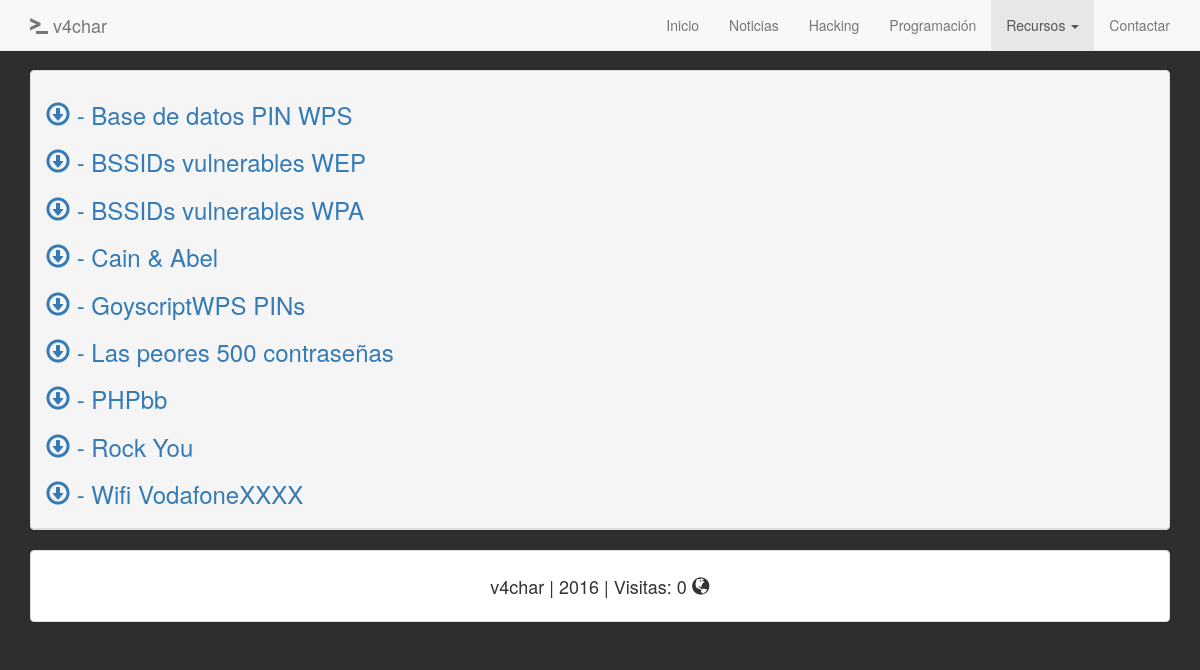
The app's page /diccionarios.php with its own data.
### tables this page shows
CREATE TABLE IF NOT EXISTS `dic` (
`id` int(25) NOT NULL,
  `title` varchar(255) NOT NULL,
  `archivo` varchar(255) NOT NULL
);

### diccionarios.php (called while the page is built, shortened)
<?php
imprimir_head(" - Diccionarios");
imprimir_menu("recursos");
imprimir_diccionarios();
imprimir_footer();
?>

### inc/config.php (called while the page is built, shortened)
<?php
$url = "http://".$_SERVER["SERVER_NAME"]."";
$url = htmlspecialchars($url);
?>

### inc/recursos.php (the view, shortened to what this page needs)
<?php
function imprimir_diccionarios()
{
	global $mysqli;
	$query = "SELECT * FROM dic ORDER BY title";
	$resultado = $mysqli->query($query);
	print "<div class=\"container\">";
	print "<div class=\"panel panel-default\">";
	print "<div class=\"panel-heading\">";
	while ($fila = mysqli_fetch_array($resultado))
	{
		echo "<a target=\"_blank\" href=\"".htmlspecialchars($fila["archivo"])."\"><h3><span class=\"glyphicon glyphicon-download\"></span> - ".htmlspecialchars($fila["title"])."</h3></a>";
	}
	print "</div></div></div>";
}
?>

### inc/head.php (shortened to what this page needs)
<?php
function imprimir_head($titulo)
{
	global $url;
	print "<!DOCTYPE html>";
	print "<html lang=\"es\">";
	print "<head>";
	print "<link href=\"$url/css/bootstrap.min.css\" rel=\"stylesheet\">";
	print "<link href=\"$url/css/navbar-fixed-top.css\" rel=\"stylesheet\">";
	print "</head>";
	print "<body>";
}
?>

### inc/menu.php (shortened to what this page needs)
<?php
function imprimir_menu($selcionado)
{
if ($selcionado == "inicio")
{
	$inicio = "class=\"active\"";
	$noticias = "";
	$hacking = "";
	$recursos = "";
	$contactar = "";
	$programar = "";
} else if ($selcionado == "recursos")
{
	$inicio = "";
	$noticias = "";
	$hacking = "";
	$recursos = "class=\"active\"";
	$contactar = "";
	$programar = "";
} else if ($selcionado == "contactar")
{
	$inicio = "";
	$noticias = "";
	$hacking = "";
	$recursos = "";
	$contactar = "class=\"active\"";
	$programar = "";
} else if ($selcionado == "programar")
{
	$inicio = "";
	$noticias = "";
	$hacking = "";
	$recursos = "";
	$contactar = "";
	$programar = "class=\"active\"";
}
global $url;
print "<nav class=\"navbar navbar-default navbar-fixed-top\">";
print "<div class=\"container\">";
print "<div class=\"navbar-header\">";
print "<a class=\"navbar-brand\" href=\"$url\"><span class=\"glyphicon glyphicon-console\"></span> v4char</a>";
print "</div>";
print "<div id=\"navbar\" class=\"navbar-collapse collapse\">";
print "<ul class=\"nav navbar-nav navbar-right\">";
print "<li $inicio><a href=\"$url\">Inicio</a></li>";
print "<li $noticias><a href=\"$url/noticias\">Noticias</a></li>";
print "<li $hacking><a href=\"$url/hacking\">Hacking</a></li>";
print "<li $programar><a href=\"$url/programar\">Programación</a></li>";
print "<li $recursos class=\"dropdown\">";
print "<a href=\"#\" class=\"dropdown-toggle\" data-toggle=\"dropdown\" role=\"button\" aria-haspopup=\"true\" aria-expanded=\"false\">Recursos <span class=\"caret\"></span></a>";
print "</li>";
print "<li $contactar><a href=\"$url/contactar\">Contactar</a></li>";
print "</ul>";
print "</div>";
print "</nav>";
}
?>

### inc/footer.php (shortened to what this page needs)
<?php
function imprimir_footer()
{
	global $mysqli;
	$query = "SELECT * FROM log GROUP BY ip HAVING COUNT(ip)>1";
	$resultado = $mysqli->query($query);
	$n_visitas = $resultado->num_rows;
	print "<div class=\"container\">";
	print "<div class=\"panel panel-default\">";
  	print "<div class=\"panel-body\">";
	print "<div style=\"text-align: center;\"><h4>v4char | 2016 | Visitas: $n_visitas <span class=\"glyphicon glyphicon-globe\"></span></h4></div>";
	print "</div>";
	print "</div>";
	print "</div>";
	print "</body>";
	print "</html>";
}
?>

### css/navbar-fixed-top.css (style rules this page uses)
body { padding-top: 70px; background: #2E2E2E; word-wrap: break-word; }

### records on screen
dic: title "Base de datos PIN WPS"
dic: title "BSSIDs vulnerables WEP"
dic: title "BSSIDs vulnerables WPA"
dic: title "Cain & Abel"
dic: title "GoyscriptWPS PINs"
dic: title "Las peores 500 contraseñas"
dic: title "PHPbb"
dic: title "Rock You"
dic: title "Wifi VodafoneXXXX"

### other values on screen
$n_visitas "0"
